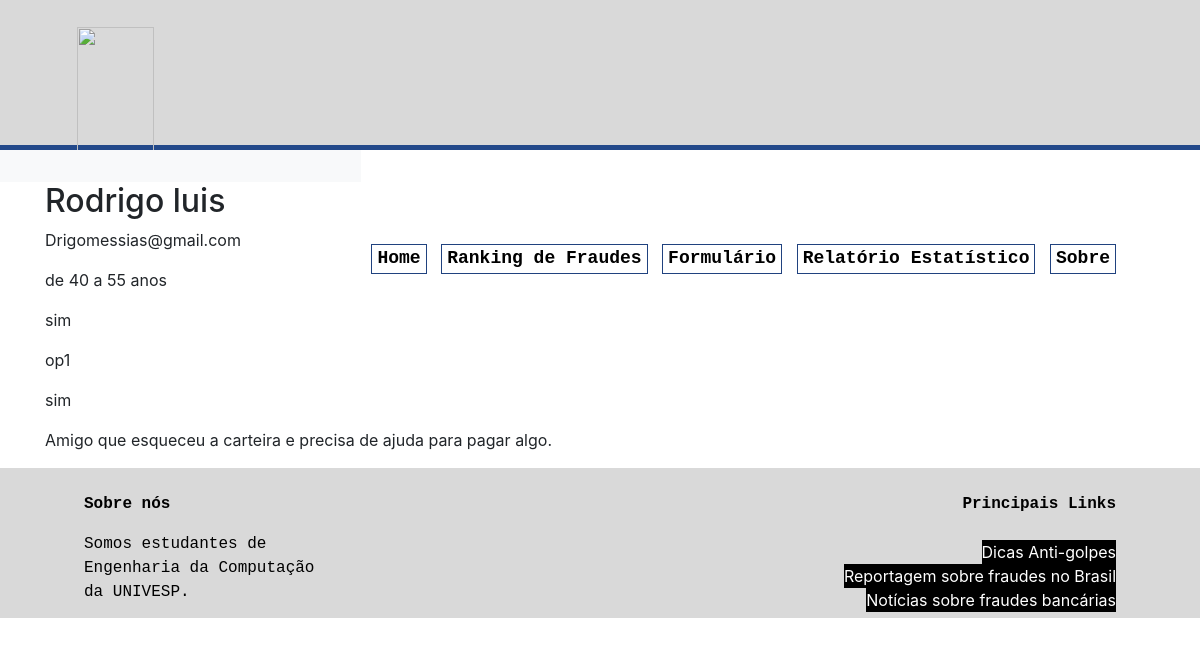
/86585463, run on the app's committed database.
### tables this page shows
CREATE TABLE posts (
    id INTEGER PRIMARY KEY AUTOINCREMENT,
    nome STRING(200) NOT NULL,
    email STRING(200) NOT NULL,
    idade STRING(50) NOT NULL,
    tipo STRING(10) NOT NULL,
    opcao STRING(100) NOT NULL,
    valida STRING(10) NOT NULL,
    fraude STRING(100) NOT NULL,
    descricao STRING(500) NOT NULL
);

### app.py (the view)
@app.route('/<int:post_id>')
def post(post_id):
    post = get_post(post_id)
    return render_template('post.html', post=post)

### app.py (called while the page is built)
def get_db_connection():
    conn = sqlite3.connect('database.db')
    conn.row_factory = sqlite3.Row
    return conn

def get_post(post_id):
    conn = get_db_connection()
    post = conn.execute('SELECT * FROM posts WHERE id = ?',
                        (post_id,)).fetchone()
    conn.close()
    if post is None:
        abort(404)
    return post

### templates/post.html (shortened to what this page needs)
{% extends 'base.html' %}
{% block content %}
    <h2>{% block title %} {{ post['nome'] }} {% endblock %}</h2>
    <p>{{ post['email'] }}</p>
    <p>{{ post['idade'] }}</p>
    <p>{{ post['tipo'] }}</p>
    <p>{{ post['opcao'] }}</p>
    <p>{{ post['valida'] }}</p>
    <p>{{ post['descricao'] }}</p>
{% endblock %}

### static/css/estilo.css (style rules this page uses)
* { margin:0; padding:0; }
body { text-align:center; margin:0px; background:#ffffff; }

### data on the page
posts: nome "Rodrigo luis", email "Drigomessias@gmail.com", idade "de 40 a 55 anos", tipo "sim", opcao "op1", valida "sim", descricao "Amigo que esqueceu a carteira e precisa de ajuda para pagar algo."
